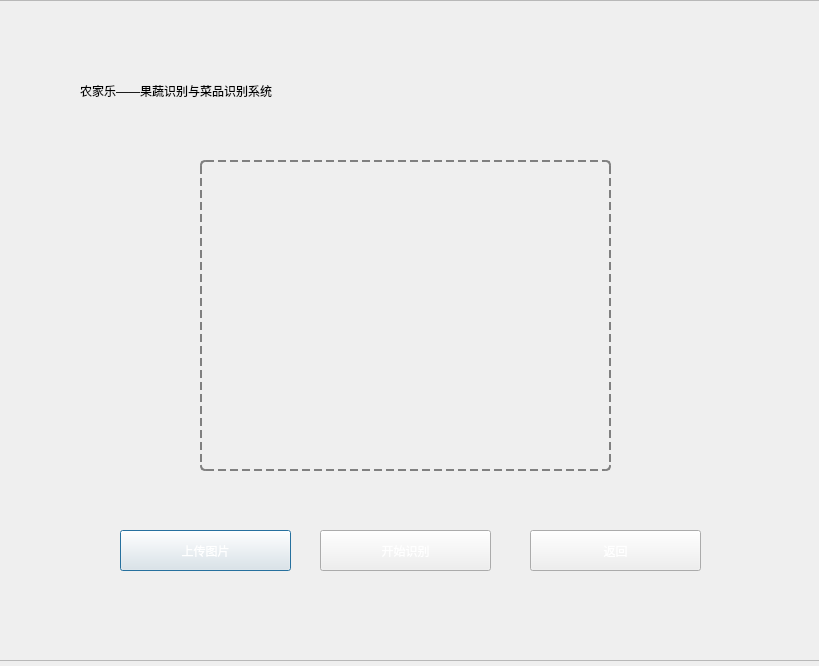
<?xml version="1.0" encoding="UTF-8"?>
<ui version="4.0">
 <class>Dialog</class>
 <widget class="QDialog" name="Dialog">
  <property name="geometry">
   <rect>
    <x>0</x>
    <y>0</y>
    <width>819</width>
    <height>666</height>
   </rect>
  </property>
  <property name="windowTitle">
   <string>Dialog</string>
  </property>
  <property name="styleSheet">
   <string notr="true"/>
  </property>
  <widget class="QFrame" name="frame">
   <property name="geometry">
    <rect>
     <x>-10</x>
     <y>0</y>
     <width>841</width>
     <height>661</height>
    </rect>
   </property>
   <property name="frameShape">
    <enum>QFrame::StyledPanel</enum>
   </property>
   <property name="frameShadow">
    <enum>QFrame::Raised</enum>
   </property>
   <widget class="QLabel" name="label">
    <property name="geometry">
     <rect>
      <x>-30</x>
      <y>-70</y>
      <width>871</width>
      <height>761</height>
     </rect>
    </property>
    <property name="styleSheet">
     <string notr="true">background-image: url(:/bg1.jpg);</string>
    </property>
    <property name="text">
     <string/>
    </property>
   </widget>
   <widget class="QLabel" name="label_2">
    <property name="geometry">
     <rect>
      <x>210</x>
      <y>160</y>
      <width>411</width>
      <height>311</height>
     </rect>
    </property>
    <property name="styleSheet">
     <string notr="true">border: 2px dashed gray; /* 2像素宽的灰色虚线边框 */  
border-radius: 5px;      /* 可选：添加圆角 */  </string>
    </property>
    <property name="text">
     <string/>
    </property>
   </widget>
   <widget class="QPushButton" name="pushButton_2">
    <property name="geometry">
     <rect>
      <x>130</x>
      <y>530</y>
      <width>171</width>
      <height>41</height>
     </rect>
    </property>
    <property name="styleSheet">
     <string notr="true">background-image: url(:/bg1.jpg);
color: rgb(255, 255, 255);
font: 18pt &quot;楷体&quot;;</string>
    </property>
    <property name="text">
     <string>上传图片</string>
    </property>
   </widget>
   <widget class="QPushButton" name="pushButton_3">
    <property name="geometry">
     <rect>
      <x>330</x>
      <y>530</y>
      <width>171</width>
      <height>41</height>
     </rect>
    </property>
    <property name="styleSheet">
     <string notr="true">background-image: url(:/bg1.jpg);
color: rgb(255, 255, 255);
font: 18pt &quot;楷体&quot;;</string>
    </property>
    <property name="text">
     <string>开始识别</string>
    </property>
   </widget>
   <widget class="QLabel" name="label_3">
    <property name="geometry">
     <rect>
      <x>90</x>
      <y>40</y>
      <width>641</width>
      <height>101</height>
     </rect>
    </property>
    <property name="styleSheet">
     <string notr="true">color: rgb(56, 99, 7);
color: rgb(0, 0, 0);
font: 24pt &quot;楷体&quot;;</string>
    </property>
    <property name="text">
     <string>农家乐——果蔬识别与菜品识别系统</string>
    </property>
   </widget>
   <widget class="QPushButton" name="pushButton_4">
    <property name="geometry">
     <rect>
      <x>540</x>
      <y>530</y>
      <width>171</width>
      <height>41</height>
     </rect>
    </property>
    <property name="styleSheet">
     <string notr="true">background-image: url(:/bg1.jpg);
color: rgb(255, 255, 255);
font: 18pt &quot;楷体&quot;;</string>
    </property>
    <property name="text">
     <string>返回</string>
    </property>
   </widget>
  </widget>
 </widget>
 <resources>
  <include location="../data/a.qrc"/>
 </resources>
 <connections/>
</ui>
